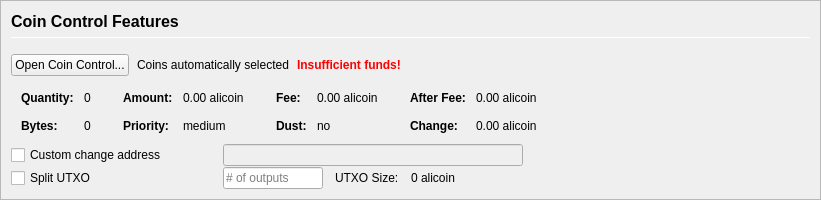
         <widget class="QFrame" name="frameCoinControl">
          <property name="sizePolicy">
           <sizepolicy hsizetype="Expanding" vsizetype="Expanding">
            <horstretch>0</horstretch>
            <verstretch>0</verstretch>
           </sizepolicy>
          </property>
          <property name="maximumSize">
           <size>
            <width>16777215</width>
            <height>16777215</height>
           </size>
          </property>
          <property name="frameShape">
           <enum>QFrame::StyledPanel</enum>
          </property>
          <property name="frameShadow">
           <enum>QFrame::Sunken</enum>
          </property>
          <layout class="QVBoxLayout" name="verticalLayoutCoinControl2">
           <property name="spacing">
            <number>0</number>
           </property>
           <property name="leftMargin">
            <number>0</number>
           </property>
           <property name="topMargin">
            <number>0</number>
           </property>
           <property name="rightMargin">
            <number>0</number>
           </property>
           <property name="bottomMargin">
            <number>0</number>
           </property>
           <item>
            <widget class="QFrame" name="frameCoinControl_BG">
             <layout class="QVBoxLayout" name="verticalLayoutCoinControl" stretch="0,0,0,0,0,0">
              <property name="spacing">
               <number>1</number>
              </property>
              <property name="leftMargin">
               <number>10</number>
              </property>
              <property name="topMargin">
               <number>10</number>
              </property>
              <item>
               <layout class="QHBoxLayout" name="horizontalLayoutCoinControl1">
                <property name="bottomMargin">
                 <number>15</number>
                </property>
                <item>
                 <layout class="QVBoxLayout" name="verticalLayout_3">
                  <property name="spacing">
                   <number>6</number>
                  </property>
                  <item>
                   <widget class="QLabel" name="labelCoinControlFeatures">
                    <property name="sizePolicy">
                     <sizepolicy hsizetype="Preferred" vsizetype="Maximum">
                      <horstretch>0</horstretch>
                      <verstretch>0</verstretch>
                     </sizepolicy>
                    </property>
                    <property name="minimumSize">
                     <size>
                      <width>0</width>
                      <height>20</height>
                     </size>
                    </property>
                    <property name="font">
                     <font>
                      <pointsize>12</pointsize>
                      <weight>75</weight>
                      <bold>true</bold>
                     </font>
                    </property>
                    <property name="styleSheet">
                     <string notr="true">font-weight:bold;</string>
                    </property>
                    <property name="text">
                     <string>Coin Control Features</string>
                    </property>
                   </widget>
                  </item>
                  <item>
                   <widget class="Line" name="line">
                    <property name="minimumSize">
                     <size>
                      <width>0</width>
                      <height>1</height>
                     </size>
                    </property>
                    <property name="maximumSize">
                     <size>
                      <width>16777215</width>
                      <height>1</height>
                     </size>
                    </property>
                    <property name="orientation">
                     <enum>Qt::Horizontal</enum>
                    </property>
                   </widget>
                  </item>
                 </layout>
                </item>
               </layout>
              </item>
              <item>
               <layout class="QHBoxLayout" name="horizontalLayoutCoinControl2" stretch="0,0,0,0">
                <property name="spacing">
                 <number>8</number>
                </property>
                <property name="bottomMargin">
                 <number>10</number>
                </property>
                <item>
                 <widget class="QPushButton" name="pushButtonCoinControl">
                  <property name="styleSheet">
                   <string notr="true"/>
                  </property>
                  <property name="text">
                   <string>Open Coin Control...</string>
                  </property>
                  <property name="autoDefault">
                   <bool>false</bool>
                  </property>
                 </widget>
                </item>
                <item>
                 <widget class="QLabel" name="labelCoinControlAutomaticallySelected">
                  <property name="text">
                   <string>Coins automatically selected</string>
                  </property>
                  <property name="margin">
                   <number>5</number>
                  </property>
                 </widget>
                </item>
                <item>
                 <widget class="QLabel" name="labelCoinControlInsuffFunds">
                  <property name="font">
                   <font>
                    <weight>75</weight>
                    <bold>true</bold>
                   </font>
                  </property>
                  <property name="styleSheet">
                   <string notr="true">color:red;font-weight:bold;</string>
                  </property>
                  <property name="text">
                   <string>Insufficient funds!</string>
                  </property>
                  <property name="margin">
                   <number>5</number>
                  </property>
                 </widget>
                </item>
                <item>
                 <spacer name="horizontalSpacerCoinControl">
                  <property name="orientation">
                   <enum>Qt::Horizontal</enum>
                  </property>
                  <property name="sizeHint" stdset="0">
                   <size>
                    <width>40</width>
                    <height>1</height>
                   </size>
                  </property>
                 </spacer>
                </item>
               </layout>
              </item>
              <item>
               <widget class="QWidget" name="widgetCoinControl" native="true">
                <property name="sizePolicy">
                 <sizepolicy hsizetype="Preferred" vsizetype="Preferred">
                  <horstretch>0</horstretch>
                  <verstretch>0</verstretch>
                 </sizepolicy>
                </property>
                <property name="minimumSize">
                 <size>
                  <width>0</width>
                  <height>0</height>
                 </size>
                </property>
                <property name="styleSheet">
                 <string notr="true"/>
                </property>
                <layout class="QHBoxLayout" name="horizontalLayoutCoinControl5">
                 <property name="leftMargin">
                  <number>0</number>
                 </property>
                 <property name="topMargin">
                  <number>0</number>
                 </property>
                 <property name="rightMargin">
                  <number>0</number>
                 </property>
                 <property name="bottomMargin">
                  <number>0</number>
                 </property>
                 <item>
                  <layout class="QHBoxLayout" name="horizontalLayoutCoinControl3" stretch="0,0,0,1">
                   <property name="spacing">
                    <number>20</number>
                   </property>
                   <property name="topMargin">
                    <number>0</number>
                   </property>
                   <property name="bottomMargin">
                    <number>10</number>
                   </property>
                   <item>
                    <layout class="QFormLayout" name="formLayoutCoinControl1">
                     <property name="horizontalSpacing">
                      <number>10</number>
                     </property>
                     <property name="verticalSpacing">
                      <number>14</number>
                     </property>
                     <property name="leftMargin">
                      <number>10</number>
                     </property>
                     <property name="topMargin">
                      <number>4</number>
                     </property>
                     <property name="rightMargin">
                      <number>6</number>
                     </property>
                     <item row="0" column="0">
                      <widget class="QLabel" name="labelCoinControlQuantityText">
                       <property name="font">
                        <font>
                         <weight>75</weight>
                         <bold>true</bold>
                        </font>
                       </property>
                       <property name="text">
                        <string>Quantity:</string>
                       </property>
                       <property name="margin">
                        <number>0</number>
                       </property>
                      </widget>
                     </item>
                     <item row="0" column="1">
                      <widget class="QLabel" name="labelCoinControlQuantity">
                       <property name="cursor">
                        <cursorShape>IBeamCursor</cursorShape>
                       </property>
                       <property name="contextMenuPolicy">
                        <enum>Qt::ActionsContextMenu</enum>
                       </property>
                       <property name="text">
                        <string notr="true">0</string>
                       </property>
                       <property name="margin">
                        <number>0</number>
                       </property>
                       <property name="textInteractionFlags">
                        <set>Qt::LinksAccessibleByMouse|Qt::TextSelectableByKeyboard|Qt::TextSelectableByMouse</set>
                       </property>
                      </widget>
                     </item>
                     <item row="1" column="0">
                      <widget class="QLabel" name="labelCoinControlBytesText">
                       <property name="font">
                        <font>
                         <weight>75</weight>
                         <bold>true</bold>
                        </font>
                       </property>
                       <property name="text">
                        <string>Bytes:</string>
                       </property>
                      </widget>
                     </item>
                     <item row="1" column="1">
                      <widget class="QLabel" name="labelCoinControlBytes">
                       <property name="cursor">
                        <cursorShape>IBeamCursor</cursorShape>
                       </property>
                       <property name="contextMenuPolicy">
                        <enum>Qt::ActionsContextMenu</enum>
                       </property>
                       <property name="text">
                        <string notr="true">0</string>
                       </property>
                       <property name="textInteractionFlags">
                        <set>Qt::LinksAccessibleByMouse|Qt::TextSelectableByKeyboard|Qt::TextSelectableByMouse</set>
                       </property>
                      </widget>
                     </item>
                    </layout>
                   </item>
                   <item>
                    <layout class="QFormLayout" name="formLayoutCoinControl2">
                     <property name="horizontalSpacing">
                      <number>10</number>
                     </property>
                     <property name="verticalSpacing">
                      <number>14</number>
                     </property>
                     <property name="leftMargin">
                      <number>6</number>
                     </property>
                     <property name="topMargin">
                      <number>4</number>
                     </property>
                     <property name="rightMargin">
                      <number>6</number>
                     </property>
                     <item row="0" column="0">
                      <widget class="QLabel" name="labelCoinControlAmountText">
                       <property name="font">
                        <font>
                         <weight>75</weight>
                         <bold>true</bold>
                        </font>
                       </property>
                       <property name="text">
                        <string>Amount:</string>
                       </property>
                       <property name="margin">
                        <number>0</number>
                       </property>
                      </widget>
                     </item>
                     <item row="0" column="1">
                      <widget class="QLabel" name="labelCoinControlAmount">
                       <property name="cursor">
                        <cursorShape>IBeamCursor</cursorShape>
                       </property>
                       <property name="contextMenuPolicy">
                        <enum>Qt::ActionsContextMenu</enum>
                       </property>
                       <property name="text">
                        <string notr="true">0.00 alicoin</string>
                       </property>
                       <property name="textInteractionFlags">
                        <set>Qt::LinksAccessibleByMouse|Qt::TextSelectableByKeyboard|Qt::TextSelectableByMouse</set>
                       </property>
                      </widget>
                     </item>
                     <item row="1" column="0">
                      <widget class="QLabel" name="labelCoinControlPriorityText">
                       <property name="font">
                        <font>
                         <weight>75</weight>
                         <bold>true</bold>
                        </font>
                       </property>
                       <property name="text">
                        <string>Priority:</string>
                       </property>
                      </widget>
                     </item>
                     <item row="1" column="1">
                      <widget class="QLabel" name="labelCoinControlPriority">
                       <property name="cursor">
                        <cursorShape>IBeamCursor</cursorShape>
                       </property>
                       <property name="contextMenuPolicy">
                        <enum>Qt::ActionsContextMenu</enum>
                       </property>
                       <property name="text">
                        <string>medium</string>
                       </property>
                       <property name="textInteractionFlags">
                        <set>Qt::LinksAccessibleByMouse|Qt::TextSelectableByKeyboard|Qt::TextSelectableByMouse</set>
                       </property>
                      </widget>
                     </item>
                    </layout>
                   </item>
                   <item>
                    <layout class="QFormLayout" name="formLayoutCoinControl3">
                     <property name="horizontalSpacing">
                      <number>10</number>
                     </property>
                     <property name="verticalSpacing">
                      <number>14</number>
                     </property>
                     <property name="leftMargin">
                      <number>6</number>
                     </property>
                     <property name="topMargin">
                      <number>4</number>
                     </property>
                     <property name="rightMargin">
                      <number>6</number>
                     </property>
                     <item row="0" column="0">
                      <widget class="QLabel" name="labelCoinControlFeeText">
                       <property name="font">
                        <font>
                         <weight>75</weight>
                         <bold>true</bold>
                        </font>
                       </property>
                       <property name="text">
                        <string>Fee:</string>
                       </property>
                       <property name="margin">
                        <number>0</number>
                       </property>
                      </widget>
                     </item>
                     <item row="0" column="1">
                      <widget class="QLabel" name="labelCoinControlFee">
                       <property name="cursor">
                        <cursorShape>IBeamCursor</cursorShape>
                       </property>
                       <property name="contextMenuPolicy">
                        <enum>Qt::ActionsContextMenu</enum>
                       </property>
                       <property name="text">
                        <string notr="true">0.00 alicoin</string>
                       </property>
                       <property name="textInteractionFlags">
                        <set>Qt::LinksAccessibleByMouse|Qt::TextSelectableByKeyboard|Qt::TextSelectableByMouse</set>
                       </property>
                      </widget>
                     </item>
                     <item row="1" column="0">
                      <widget class="QLabel" name="labelCoinControlLowOutputText">
                       <property name="font">
                        <font>
                         <weight>75</weight>
                         <bold>true</bold>
                        </font>
                       </property>
                       <property name="text">
                        <string>Dust:</string>
                       </property>
                      </widget>
                     </item>
                     <item row="1" column="1">
                      <widget class="QLabel" name="labelCoinControlLowOutput">
                       <property name="cursor">
                        <cursorShape>IBeamCursor</cursorShape>
                       </property>
                       <property name="contextMenuPolicy">
                        <enum>Qt::ActionsContextMenu</enum>
                       </property>
                       <property name="text">
                        <string>no</string>
                       </property>
                       <property name="textInteractionFlags">
                        <set>Qt::LinksAccessibleByMouse|Qt::TextSelectableByKeyboard|Qt::TextSelectableByMouse</set>
                       </property>
                      </widget>
                     </item>
                    </layout>
                   </item>
                   <item>
                    <layout class="QFormLayout" name="formLayoutCoinControl4">
                     <property name="horizontalSpacing">
                      <number>10</number>
                     </property>
                     <property name="verticalSpacing">
                      <number>14</number>
                     </property>
                     <property name="leftMargin">
                      <number>6</number>
                     </property>
                     <property name="topMargin">
                      <number>4</number>
                     </property>
                     <property name="rightMargin">
                      <number>6</number>
                     </property>
                     <item row="0" column="0">
                      <widget class="QLabel" name="labelCoinControlAfterFeeText">
                       <property name="font">
                        <font>
                         <weight>75</weight>
                         <bold>true</bold>
                        </font>
                       </property>
                       <property name="text">
                        <string>After Fee:</string>
                       </property>
                       <property name="margin">
                        <number>0</number>
                       </property>
                      </widget>
                     </item>
                     <item row="0" column="1">
                      <widget class="QLabel" name="labelCoinControlAfterFee">
                       <property name="cursor">
                        <cursorShape>IBeamCursor</cursorShape>
                       </property>
                       <property name="contextMenuPolicy">
                        <enum>Qt::ActionsContextMenu</enum>
                       </property>
                       <property name="text">
                        <string notr="true">0.00 alicoin</string>
                       </property>
                       <property name="textInteractionFlags">
                        <set>Qt::LinksAccessibleByMouse|Qt::TextSelectableByKeyboard|Qt::TextSelectableByMouse</set>
                       </property>
                      </widget>
                     </item>
                     <item row="1" column="0">
                      <widget class="QLabel" name="labelCoinControlChangeText">
                       <property name="font">
                        <font>
                         <weight>75</weight>
                         <bold>true</bold>
                        </font>
                       </property>
                       <property name="text">
                        <string>Change:</string>
                       </property>
                      </widget>
                     </item>
                     <item row="1" column="1">
                      <widget class="QLabel" name="labelCoinControlChange">
                       <property name="cursor">
                        <cursorShape>IBeamCursor</cursorShape>
                       </property>
                       <property name="contextMenuPolicy">
                        <enum>Qt::ActionsContextMenu</enum>
                       </property>
                       <property name="text">
                        <string notr="true">0.00 alicoin</string>
                       </property>
                       <property name="textInteractionFlags">
                        <set>Qt::LinksAccessibleByMouse|Qt::TextSelectableByKeyboard|Qt::TextSelectableByMouse</set>
                       </property>
                      </widget>
                     </item>
                    </layout>
                   </item>
                  </layout>
                 </item>
                </layout>
               </widget>
              </item>
              <item>
               <layout class="QHBoxLayout" name="horizontalLayoutCoinControl4">
                <property name="spacing">
                 <number>12</number>
                </property>
                <property name="sizeConstraint">
                 <enum>QLayout::SetDefaultConstraint</enum>
                </property>
                <property name="topMargin">
                 <number>0</number>
                </property>
                <property name="rightMargin">
                 <number>0</number>
                </property>
                <item>
                 <widget class="QCheckBox" name="checkBoxCoinControlChange">
                  <property name="sizePolicy">
                   <sizepolicy hsizetype="Preferred" vsizetype="Preferred">
                    <horstretch>0</horstretch>
                    <verstretch>0</verstretch>
                   </sizepolicy>
                  </property>
                  <property name="minimumSize">
                   <size>
                    <width>200</width>
                    <height>0</height>
                   </size>
                  </property>
                  <property name="maximumSize">
                   <size>
                    <width>200</width>
                    <height>16777215</height>
                   </size>
                  </property>
                  <property name="toolTip">
                   <string>If this is activated, but the change address is empty or invalid, change will be sent to a newly generated address.</string>
                  </property>
                  <property name="text">
                   <string>Custom change address</string>
                  </property>
                 </widget>
                </item>
                <item>
                 <widget class="QValidatedLineEdit" name="lineEditCoinControlChange">
                  <property name="enabled">
                   <bool>false</bool>
                  </property>
                  <property name="sizePolicy">
                   <sizepolicy hsizetype="Preferred" vsizetype="Preferred">
                    <horstretch>0</horstretch>
                    <verstretch>0</verstretch>
                   </sizepolicy>
                  </property>
                  <property name="minimumSize">
                   <size>
                    <width>300</width>
                    <height>0</height>
                   </size>
                  </property>
                 </widget>
                </item>
                <item>
                 <widget class="QLabel" name="labelCoinControlChangeLabel">
                  <property name="sizePolicy">
                   <sizepolicy hsizetype="Preferred" vsizetype="Preferred">
                    <horstretch>0</horstretch>
                    <verstretch>0</verstretch>
                   </sizepolicy>
                  </property>
                  <property name="minimumSize">
                   <size>
                    <width>100</width>
                    <height>0</height>
                   </size>
                  </property>
                  <property name="text">
                   <string/>
                  </property>
                  <property name="margin">
                   <number>3</number>
                  </property>
                 </widget>
                </item>
               </layout>
              </item>
              <item>
               <layout class="QHBoxLayout" name="horizontalLayoutCoinControl6">
                <property name="spacing">
                 <number>12</number>
                </property>
                <property name="rightMargin">
                 <number>0</number>
                </property>
                <item>
                 <widget class="QCheckBox" name="splitBlockCheckBox">
                  <property name="sizePolicy">
                   <sizepolicy hsizetype="Preferred" vsizetype="Preferred">
                    <horstretch>0</horstretch>
                    <verstretch>0</verstretch>
                   </sizepolicy>
                  </property>
                  <property name="minimumSize">
                   <size>
                    <width>200</width>
                    <height>0</height>
                   </size>
                  </property>
                  <property name="maximumSize">
                   <size>
                    <width>200</width>
                    <height>16777215</height>
                   </size>
                  </property>
                  <property name="text">
                   <string>Split UTXO</string>
                  </property>
                 </widget>
                </item>
                <item>
                 <widget class="QLineEdit" name="splitBlockLineEdit">
                  <property name="sizePolicy">
                   <sizepolicy hsizetype="Preferred" vsizetype="Preferred">
                    <horstretch>50</horstretch>
                    <verstretch>0</verstretch>
                   </sizepolicy>
                  </property>
                  <property name="minimumSize">
                   <size>
                    <width>100</width>
                    <height>0</height>
                   </size>
                  </property>
                  <property name="maximumSize">
                   <size>
                    <width>100</width>
                    <height>16777215</height>
                   </size>
                  </property>
                  <property name="placeholderText">
                   <string># of outputs</string>
                  </property>
                 </widget>
                </item>
                <item>
                 <widget class="QLabel" name="labelBlockSizeText">
                  <property name="text">
                   <string>UTXO Size:</string>
                  </property>
                 </widget>
                </item>
                <item>
                 <widget class="QLabel" name="labelBlockSize">
                  <property name="text">
                   <string>0 alicoin</string>
                  </property>
                 </widget>
                </item>
                <item>
                 <spacer name="horizontalSpacer_7">
                  <property name="orientation">
                   <enum>Qt::Horizontal</enum>
                  </property>
                  <property name="sizeHint" stdset="0">
                   <size>
                    <width>40</width>
                    <height>20</height>
                   </size>
                  </property>
                 </spacer>
                </item>
               </layout>
              </item>
              <item>
               <spacer name="verticalSpacerCoinControl">
                <property name="orientation">
                 <enum>Qt::Vertical</enum>
                </property>
                <property name="sizeHint" stdset="0">
                 <size>
                  <width>800</width>
                  <height>1</height>
                 </size>
                </property>
               </spacer>
              </item>
             </layout>
            </widget>
           </item>
          </layout>
         </widget>
